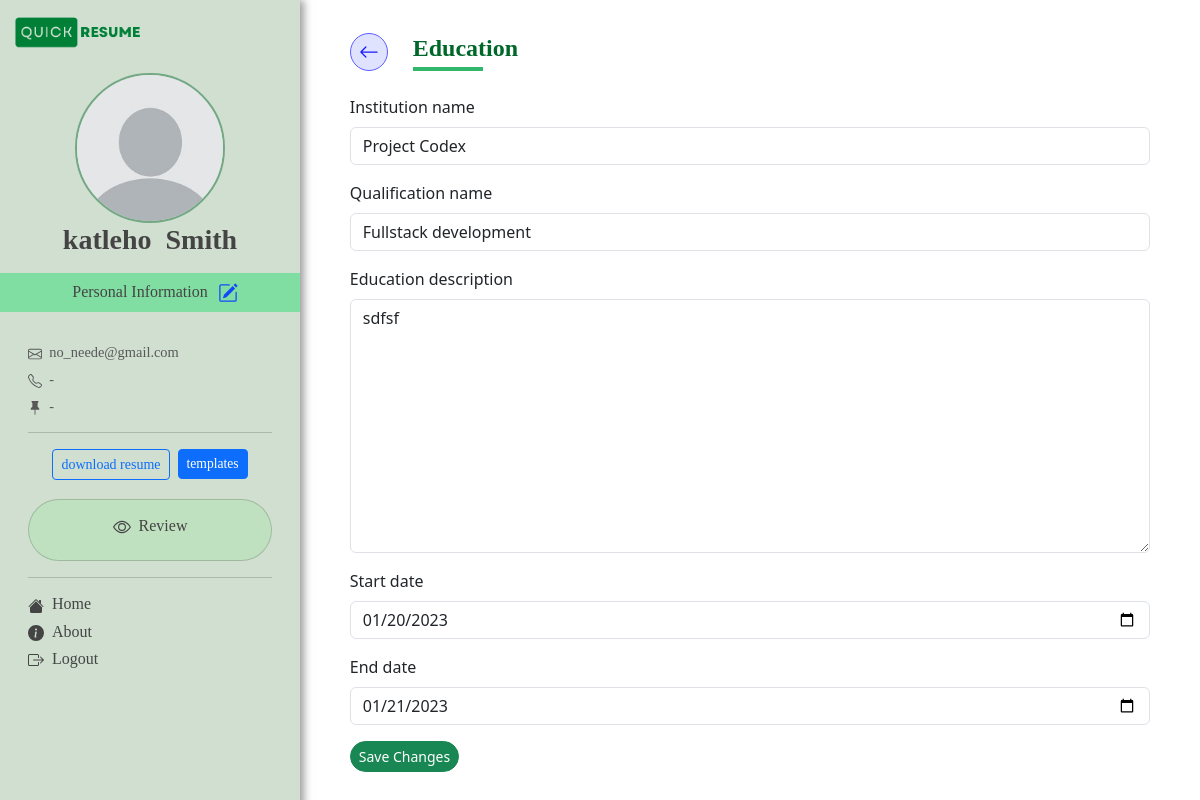
Screenshot of /education/1/ (signed in) with the database file from the repository.
### profiles_app/models.py (models this page shows, shortened)
class Profile(models.Model):
    user = models.ForeignKey(User, on_delete=models.CASCADE ,default=1 ) # this has the username inside
    avatar = models.ImageField(null=True, upload_to="avatars", blank=True , default='default.png')
    first_name = models.CharField(max_length=200,null=True, blank=True)
    last_name = models.CharField(max_length=200,null=True, blank=True)
    job_title = models.CharField(max_length=200,null=True, blank=True)
    bio = models.TextField( null=True, blank=True)
    email = models.EmailField()
    cell = models.CharField(max_length=15,null=True, blank=True )
    location = models.CharField(max_length=300, null=True, blank=True)
    linkedin_link = models.URLField(null=True, blank=True)
    twitter_link = models.URLField(null=True, blank=True)
    github_link = models.URLField(null=True, blank=True)
    personal_link = models.URLField(null=True, blank=True)

class Education(models.Model):
    profile = models.ForeignKey(Profile, on_delete=models.CASCADE )
    institution_name = models.CharField(max_length=200)
    qualification_name = models.CharField(max_length=200)
    education_description = models.TextField()
    start_date = models.DateField(null=True, blank=True)
    end_date = models.DateField(null=True, blank=True)

### main_app/views.py (the view)
# urls.py: path("education/<int:education_id>/", views.edit_education , name="education"),
@login_required
def edit_education(request, education_id ):
    education = Education.objects.get(id = education_id)
    if request.method != 'POST':
        education_form = EducationForm(instance=education)
    else:
        education_form = EducationForm(instance=education,data=request.POST)
        if education_form.is_valid():
            education_form.save()
            return redirect("main_app:index")
    context = {
        "education":education,
        "education_form":education_form,
        }
    return render(request, 'main_app/edit_education.html', context)

### profiles_app/forms.py
class EducationForm(ModelForm):
    start_date = forms.DateField(widget = forms.widgets.DateInput(attrs={'type':'date','rows':1 ,'columns':2}))
    end_date = forms.DateField(widget = forms.widgets.DateInput(attrs={'type':'date','rows':1 ,'columns':2}))
    class Meta:
        model = Education
        fields = '__all__'
        exclude = ['profile']

### main_app/context_processors.py (called while the page is built)
def data(request):
       try:
              print("Context processor no eror")
              profile = Profile.objects.get(user=request.user)
              return {
              "profile":profile
              }
       except:
              profile = ""
              return {"profile":profile}

### main_app/templates/main_app/edit_education.html (shortened to what this page needs)
{% extends "main_app/base.html" %}
{% load bootstrap5 %}
{% load static %}
{% block content %}
<div class="container-fluid">
    <div style="overflow:hidden" class="row">
        <div class="col-md-4 col-lg-3" id="personal_info_container">
            {% include 'main_app/sidebar.html' %}
        </div>
        <div class="col-md-8 col-lg-9" style="background-color: #ffffff85;">
                <div   id="my_margin" style="margin: 0.5cm 1cm 1cm 1cm;" >
                    <div style="display:inline-block" >
                        <div class="btn btn-sm rounded-circle" style="background-color: rgba(0, 30, 255, 0.122);border: 1px rgb(92, 92, 255) solid;">
                            <a style="font-size: 1rem;color: rgb(20, 27, 255);" href="{% url 'main_app:index' %}" >
                                <svg xmlns="http://www.w3.org/2000/svg" width="20" height="28" fill="currentColor" class="bi bi-arrow-left" viewBox="0 0 16 16">
                                    <path fill-rule="evenodd" d="M15 8a.5.5 0 0 0-.5-.5H2.707l3.147-3.146a.5.5 0 1 0-.708-.708l-4 4a.5.5 0 0 0 0 .708l4 4a.5.5 0 0 0 .708-.708L2.707 8.5H14.5A.5.5 0 0 0 15 8z"/>
                                </svg>
                            </a>
                        </div>
                        <h4 style="margin-top: 15px;display:inline-table">
                            <b style="color:#00672A;margin-bottom: 0rem;"> Education </b>
                            <div style="width: 70px;">
                                <hr style="border: 2px #00a648 solid;opacity: 0.8;margin-top:0.3rem ;">
                            </div>
                        </h4>
                    </div>
                    <br>
                <form action="{% url 'main_app:education' education.id %}" method="post">
                    {% bootstrap_form education_form %}
                    <button class="btn btn-success btn-sm rounded-pill" name="submit">Save Changes</button>
                </form>
                </div>
          <br>
        </div>
    </div>
</div>
{% endblock content %}

### main_app/templates/main_app/sidebar.html (shortened to what this page needs)
{% load static %}
<div class="row">
    <div class="col-8">
        <a  class="d-flex   justify-content-start"    style="text-decoration: none;margin-top: 15px;" href="{% url 'main_app:index' %}">
            <img   style="width:130px" src="{% static 'images/icons/logo-dark.png'  %}" alt="">
        </a>
    </div>
</div>
<br>
<center>
<img style="width:150px;height: 150px;border: 2px solid #00672974;" class="img-fluid rounded-circle" src="{{profile.avatar.url}}" alt="">
<h3  style="margin-bottom: 0.2rem;"> <strong> {{profile.first_name}} &nbsp;{{profile.last_name}} </strong> </h3>
<div class="row" style="background-color:#00da5761; margin-bottom: 1rem;">
<h6 style=" margin: 0.5rem;font-weight: 500;">Personal Information <button onclick="personalFunction()" style="color:#1349fa;background: none;border: none;font-size: 1rem; font-weight: 500;">
</button></h6>
</div>
</center>
<div style="margin: 1rem">
<h6 style="font-size: 0.9rem;color: #585858;margin-bottom:10px;"> &nbsp;{{profile.email}}</h6>
{% if profile.cell %}
<h6 style="font-size: 0.9rem;color: #585858;margin-bottom:10px;"><svg xmlns="http://www.w3.org/2000/svg" width="14" height="14" fill="currentColor" class="bi bi-telephone" viewBox="0 0 16 16">
<path d="M3.654 1.328a.678.678 0 0 0-1.015-.063L1.605 2.3c-.483.484-.661 1.169-.45 1.77a17.568 17.568 0 0 0 4.168 6.608 17.569 17.569 0 0 0 6.608 4.168c.601.211 1.286.033 1.77-.45l1.034-1.034a.678.678 0 0 0-.063-1.015l-2.307-1.794a.678.678 0 0 0-.58-.122l-2.19.547a1.745 1.745 0 0 1-1.657-.459L5.482 8.062a1.745 1.745 0 0 1-.46-1.657l.548-2.19a.678.678 0 0 0-.122-.58L3.654 1.328zM1.884.511a1.745 1.745 0 0 1 2.612.163L6.29 2.98c.329.423.445.974.315 1.494l-.547 2.19a.678.678 0 0 0 .178.643l2.457 2.457a.678.678 0 0 0 .644.178l2.189-.547a1.745 1.745 0 0 1 1.494.315l2.306 1.794c.829.645.905 1.87.163 2.611l-1.034 1.034c-.74.74-1.846 1.065-2.877.702a18.634 18.634 0 0 1-7.01-4.42 18.634 18.634 0 0 1-4.42-7.009c-.362-1.03-.037-2.137.703-2.877L1.885.511z"/>
</svg> &nbsp;{{profile.cell}} <h6>
{% else %}
<h6 style="font-size: 0.9rem;color: #585858;margin-bottom:10px;"> &nbsp;- <h6>
{% endif %}
{% if profile.location %}
<h6 style="font-size: 0.9rem;color: #585858;margin-bottom:10px;"><svg xmlns="http://www.w3.org/2000/svg" width="14" height="14" fill="currentColor" class="bi bi-pin-fill" viewBox="0 0 16 16">
<path d="M4.146.146A.5.5 0 0 1 4.5 0h7a.5.5 0 0 1 .5.5c0 .68-.342 1.174-.646 1.479-.126.125-.25.224-.354.298v4.431l.078.048c.203.127.476.314.751.555C12.36 7.775 13 8.527 13 9.5a.5.5 0 0 1-.5.5h-4v4.5c0 .276-.224 1.5-.5 1.5s-.5-1.224-.5-1.5V10h-4a.5.5 0 0 1-.5-.5c0-.973.64-1.725 1.17-2.189A5.921 5.921 0 0 1 5 6.708V2.277a2.77 2.77 0 0 1-.354-.298C4.342 1.674 4 1.179 4 .5a.5.5 0 0 1 .146-.354z"/>
</svg> &nbsp;{{profile.location}}<h6>
{% else %}
<h6 style="font-size: 0.9rem;color: #585858;margin-bottom:10px;"> &nbsp;- <h6>
{% endif %}
<hr>
<div class="col">
<center>
    <button type="button" class="btn btn-outline-primary btn-sm " data-bs-toggle="modal" data-bs-target="#exampleModal">
        download resume
    </button>&nbsp;<span>
        <a  style="font-size: 0.85rem !important;" class="btn btn-primary btn-sm" href="{% url 'main_app:templates_list'  %}" >templates</a>
    </span>
</center>
<br>
<a  href="{% url 'main_app:index' %}"  onclick="full_detailsFunction()" style="color:#333333;background: none;border: none;font-size: 1rem;font-weight: 500;text-decoration: none;">
<div    id = "details-option" class="card card-body rounded-pill   " style="background-color: rgba(9, 255, 0, 0.075)">
    <div class="d-flex  justify-content-center">
        <h6>
        </h6>
        <h6 style="font-weight: 500;">
                &nbsp; Review
        </h6>
    </div>
</div>
</a>
<div class="d-none d-md-block">
<hr>
<div    class="">
<h6 style="margin-right: 0.85rem;">
    <a  style="text-decoration: none;" href="{% url 'main_app:index' %}">
        &nbsp;&nbsp;Home
    </a>
</h6>
<h6 style="margin-right: 0.85rem;">
    <a style="text-decoration: none;" href="{%    url 'main_app:landing_page' %}">
        &nbsp;&nbsp;About
    </a>
</h6>
<h6 style="margin-right: 0.85rem;">
    <a style="text-decoration: none;" href="{%   url 'profiles_app:logout'  %}">
        &nbsp;&nbsp;Logout
    </a>
</h6>
</div>
</div>
</div>
</div>

### static/css/index.css (style rules this page uses)
#personal_info_container { background-color: rgba(1, 80, 0, 0.184) !important; box-shadow: 4px 0 8px rgb(50, 50, 50); }
a { text-decoration: none; }

### main_app/templates/main_app/base.html (style rules this page uses)
p, h1, h2, h3, h4, h5, h6, button, a, li { font-family:poppins; color: #444444 ; }

### rows the page displays
Profile: avatar (placeholder picture), first_name "katleho", last_name "Smith", email "no_neede@gmail.com"
Education: institution_name "Project Codex", qualification_name "Fullstack development", education_description "sdfsf", start_date "01/20/2023", end_date "01/21/2023"
